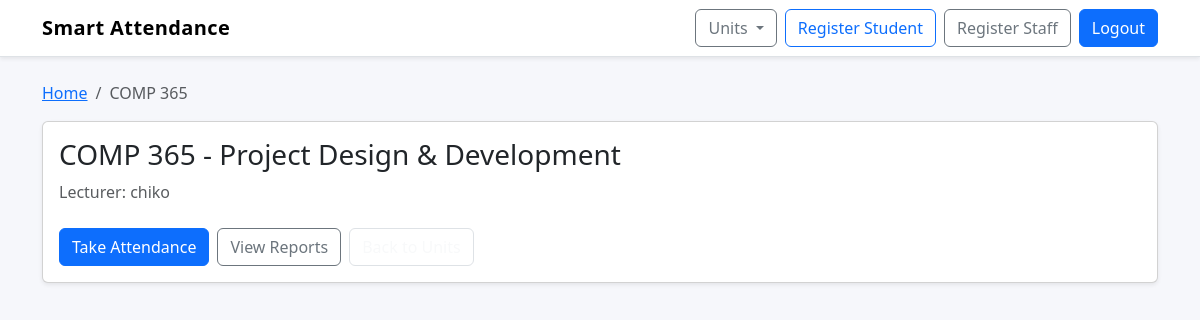
The page /students/units/1/ (signed in) on the database its author committed.
### students/models.py (models this page shows, shortened)
class Unit(models.Model):
    code = models.CharField(max_length=20, unique=True)
    name = models.CharField(max_length=100)
    lecturer = models.ForeignKey(
        User,
        on_delete=models.CASCADE,
        limit_choices_to={"profile__user_type": "lecturer"},
        related_name="units",
    )

### students/views.py (the view)
# urls.py: path("units/<int:unit_id>/", views.unit_detail, name="unit_detail"),
@login_required
def unit_detail(request, unit_id):
    unit = get_object_or_404(Unit, id=unit_id)
    if not user_can_access_unit(request.user, unit):
        return HttpResponseForbidden("You do not have access to this unit.")
    return render(request, "students/unit_detail.html", {"unit": unit})

### students/context_processors.py (called while the page is built)
def get_user_role(user):
    if user.is_superuser:
        return "admin"
    profile = getattr(user, "profile", None)
    return profile.user_type if profile else None

def nav_units(request):
    if not request.user.is_authenticated:
        return {}
    role = get_user_role(request.user)
    if role == "lecturer":
        units = Unit.objects.filter(lecturer=request.user)
    elif role == "manager":
        profile = getattr(request.user, "profile", None)
        if profile and profile.department:
            units = Unit.objects.filter(lecturer__profile__department=profile.department)
        else:
            units = Unit.objects.none()
    else:
        units = Unit.objects.all()
    return {"nav_units": units}

### students/views.py (called while the page is built, shortened)
def get_user_role(user):
    if user.is_superuser:
        return "admin"
    profile = getattr(user, "profile", None)
    return profile.user_type if profile else None

def user_can_access_unit(user, unit):
    role = get_user_role(user)
    if role == "admin":
        return True

### students/templates/students/unit_detail.html
{% extends "students/base.html" %}
{% block breadcrumbs %}
  <nav aria-label="breadcrumb">
    <ol class="breadcrumb mb-3">
      <li class="breadcrumb-item"><a href="{% url 'students:unit_list' %}">Home</a></li>
      <li class="breadcrumb-item active">{{ unit.code }}</li>
    </ol>
  </nav>
{% endblock %}
{% block content %}
  <div class="card shadow-sm">
    <div class="card-body">
      <h3 class="card-title">{{ unit.code }} - {{ unit.name }}</h3>
      <p class="text-muted mb-4">
        Lecturer: {{ unit.lecturer.get_full_name|default:unit.lecturer.username }}
      </p>
      <div class="d-flex flex-wrap gap-2">
        <a class="btn btn-primary" href="{% url 'students:take_attendance' unit.id %}">Take Attendance</a>
        <a class="btn btn-outline-secondary" href="{% url 'students:attendance_report' unit.id %}">View Reports</a>
        <a class="btn btn-outline-light border" href="{% url 'students:unit_list' %}">Back to Units</a>
      </div>
    </div>
  </div>
{% endblock %}

### templates/base.html (style rules this page uses)
body { background: #f6f7fb; }

### rows shown on the page
Unit: code "COMP 365", name "Project Design & Development", lecturer.get_full_name "chiko"
